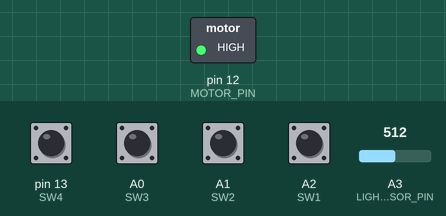
Bench run of a sketch on a simulated Arduino Uno, built with avr-gcc and run on an emulated ATmega328P. Parts: switched loads named in the sketch (green lamp = pin HIGH). Dashed ring = blinking. The test bench sets the inputs (shaded band); at power-on: A0 (SW3), A1 (SW2), A2 (SW1), pin 13 (SW4) HIGH, A3 (LIGHT_SENSOR_PIN) = 512. Random numbers use the default seed unless the sketch sets one.

Above: at 0.12 s.
Timing chart, 0 to 3.0 s (numbered marks = the images above):
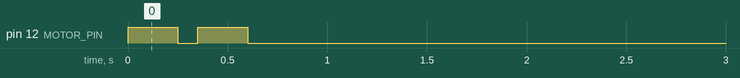

The sketch:

Chaos_Papagali.ino
```cpp
/*
  CHAOS PAPAGALI
  Lôro quer biscoito!
  by Rodrigo Feliciano
  https://www.youtube.com/pakequis
  https://www.pakequis.com.br
*/

#include <LowPower.h>

#define MODE0   0
#define MODE1   1
#define MODE2   2
#define MODE3   3

/*************************/
/* Arduino Uno R3 - Proof of concept */
//#define MOTOR_PIN   3
//#define SW1   4
//#define SW2   5
//#define SW3   6
//#define SW4   7
//#define LIGHT_SENSOR_PIN 1
/*************************/

/*************************/
/* Arduino Pro mini - Prototype */
//#define MOTOR_PIN   9
//#define SW1   5
//#define SW2   4
//#define SW3   3
//#define SW4   2
//#define LIGHT_SENSOR_PIN 1
/*************************/

/******************************/
/* Chaos Papagali final board */
#define MOTOR_PIN   12
#define SW1   A2
#define SW2   A1
#define SW3   A0
#define SW4   13
#define LIGHT_SENSOR_PIN A3
/*************************/

#define LIGHT_THRESHOLD  450

/* time = random number x8 seconds */
#define TIME_MIN  8   /* 64 seconds */
#define TIME_MID  75  /* 600 seconds = 10 minutes */
#define TIME_MAX  450 /* 3600 seconds = 1 hour */

struct chaos_mode{
  uint8_t chmode;           /* 0 to 3 modes */
  bool day_or_night;        /* 0 = Day, 1 = night */
  bool time_short_or_long;  /* 0 = 1 to 10 minutes, 1 = 10 to 60 minutes */
};

struct chaos_mode modes;

int chaos_time = 0;
int light_value = 0;

void setup()
{
 // Serial.begin(9600); //for debug only
  pinMode(MOTOR_PIN, OUTPUT);

  randomSeed(analogRead(A3));

  pinMode(SW1, INPUT_PULLUP);
  pinMode(SW2, INPUT_PULLUP);
  pinMode(SW3, INPUT_PULLUP);
  pinMode(SW4, INPUT_PULLUP);

  check_mode(&modes);

 // Serial.println(modes.chmode);

  if(modes.time_short_or_long == 1)
  {
    chaos_time = random(TIME_MID, TIME_MAX);  /* 600 to 3600 seconds */
  }else
  {
    chaos_time = random(TIME_MIN, TIME_MID); /* 64 to 600 seconds */
  }

  digitalWrite(MOTOR_PIN, LOW);
}

void loop()
{
  light_value = analogRead(LIGHT_SENSOR_PIN);
  /* Execute one chaos mode */
  check_mode(&modes);

  if(((light_value > LIGHT_THRESHOLD) && (modes.day_or_night)) || ((light_value < LIGHT_THRESHOLD) && (!(modes.day_or_night))))
  {
    switch (modes.chmode)
    {
      case MODE0:
        mode_phone_call();
        //Serial.println("Phone Call");
      break;

      case MODE1:
        mode_alarm();
        //Serial.println("Alarm");
      break;

      case MODE2:
        mode_notification();
        //Serial.println("Notification");
      break;

      case MODE3:
        mode_chaos();
        //Serial.println("Chaos");
      break;

      default:

      break;
    }
  }

  /* Check the random time (short or long) */
  if(modes.time_short_or_long == 1)
  {
    chaos_time = random(TIME_MID, TIME_MAX);  /* 600 to 3600 seconds */
  }else
  {
    chaos_time = random(TIME_MIN, TIME_MID); /* 64 to 600 seconds */
  }

//for debug only
/*  Serial.println(light_value);
  Serial.println(modes.chmode);
  Serial.println(modes.day_or_night);
  Serial.println(modes.time_short_or_long);
  Serial.print("random = ");
  Serial.println(chaos_time);
  delay(100);            */

  /* Wait in low power mode */
  for(int p = 0; p < chaos_time; p++)
  {
    LowPower.powerDown(SLEEP_8S, ADC_OFF, BOD_OFF);  /* 500 uA in this mode  */
  }
}
```

Chaos_modes.ino
```cpp
/*
  CHAOS PAPAGALI
  Lôro quer biscoito!
  by Rodrigo Feliciano
  https://www.youtube.com/pakequis
  https://www.pakequis.com.br
*/

/* Check dip switch config */
void check_mode(chaos_mode *cm)
{
  cm->chmode = 0;
  bitWrite(cm->chmode, 0, digitalRead(SW1));
  bitWrite(cm->chmode, 1, digitalRead(SW2));

  cm->day_or_night = digitalRead(SW3);
  cm->time_short_or_long = digitalRead(SW4);
}


/* phone call (1250ms ON, 1000ms off */
void mode_phone_call(void)
{
  for (int i = 0; i < 4; i++)
  {
    digitalWrite(MOTOR_PIN, 1);
    delay(1250);
    digitalWrite(MOTOR_PIN, 0);
    delay(1000);
  }
}

/* Phone alarm (500ms on, 500ms off */
void mode_alarm(void)
{
  for (int i = 0; i < 5; i++)
  {
    digitalWrite(MOTOR_PIN, 1);
    delay(500);
    digitalWrite(MOTOR_PIN, 0);
    delay(500);
  }
}

/* Phone notification */
void mode_notification(void)
{
  digitalWrite(MOTOR_PIN, 1);
  delay(250);
  digitalWrite(MOTOR_PIN, 0);
  delay(100);
  digitalWrite(MOTOR_PIN, 1);
  delay(250);
  digitalWrite(MOTOR_PIN, 0);
  delay(100);
}

/* All modes */
void mode_chaos(void)
{
  int rnd_mode = random(0,4);
  switch (rnd_mode)
  {
    case MODE0:   /* 20% */
      mode_phone_call();
    break;

    case MODE1:
      mode_alarm(); /* 20% */
    break;

    default:    /* Notification with 60% chance */
      mode_notification();
    break;
  }
}
```

Measured:
- by itself, pin 12 (MOTOR_PIN): alternates HIGH for 0.25 s and LOW for 0.10 s, 4 changes in all, then stays LOW
